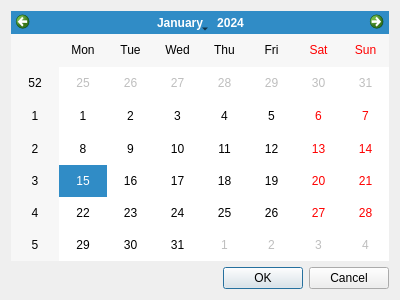
<?xml version="1.0" encoding="UTF-8"?>
<ui version="4.0">
 <class>QCalendarDialog</class>
 <widget class="QDialog" name="QCalendarDialog">
  <property name="geometry">
   <rect>
    <x>0</x>
    <y>0</y>
    <width>400</width>
    <height>300</height>
   </rect>
  </property>
  <property name="windowTitle">
   <string>Dialog</string>
  </property>
  <layout class="QGridLayout" name="gridLayout">
   <item row="0" column="0">
    <widget class="QCalendarWidget" name="calendarWidget"/>
   </item>
   <item row="1" column="0">
    <widget class="QDialogButtonBox" name="buttonBox">
     <property name="orientation">
      <enum>Qt::Horizontal</enum>
     </property>
     <property name="standardButtons">
      <set>QDialogButtonBox::Cancel|QDialogButtonBox::Ok</set>
     </property>
    </widget>
   </item>
  </layout>
 </widget>
 <resources/>
 <connections>
  <connection>
   <sender>buttonBox</sender>
   <signal>accepted()</signal>
   <receiver>QCalendarDialog</receiver>
   <slot>accept()</slot>
   <hints>
    <hint type="sourcelabel">
     <x>248</x>
     <y>254</y>
    </hint>
    <hint type="destinationlabel">
     <x>157</x>
     <y>274</y>
    </hint>
   </hints>
  </connection>
  <connection>
   <sender>buttonBox</sender>
   <signal>rejected()</signal>
   <receiver>QCalendarDialog</receiver>
   <slot>reject()</slot>
   <hints>
    <hint type="sourcelabel">
     <x>316</x>
     <y>260</y>
    </hint>
    <hint type="destinationlabel">
     <x>286</x>
     <y>274</y>
    </hint>
   </hints>
  </connection>
 </connections>
</ui>
